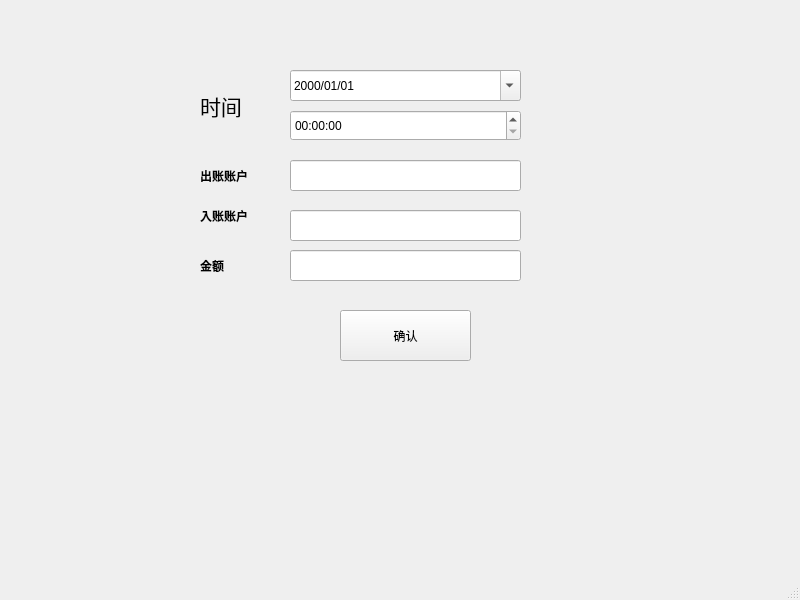
<?xml version="1.0" encoding="UTF-8"?>
<ui version="4.0">
 <class>AdministratorAddWindow</class>
 <widget class="QMainWindow" name="AdministratorAddWindow">
  <property name="geometry">
   <rect>
    <x>0</x>
    <y>0</y>
    <width>800</width>
    <height>600</height>
   </rect>
  </property>
  <property name="windowTitle">
   <string>MainWindow</string>
  </property>
  <widget class="QWidget" name="centralwidget">
   <widget class="QPushButton" name="AddButton">
    <property name="geometry">
     <rect>
      <x>340</x>
      <y>310</y>
      <width>131</width>
      <height>51</height>
     </rect>
    </property>
    <property name="text">
     <string>确认</string>
    </property>
   </widget>
   <widget class="QDateEdit" name="dateEdit">
    <property name="geometry">
     <rect>
      <x>290</x>
      <y>70</y>
      <width>231</width>
      <height>31</height>
     </rect>
    </property>
    <property name="displayFormat">
     <string>yyyy/MM/dd</string>
    </property>
    <property name="calendarPopup">
     <bool>true</bool>
    </property>
   </widget>
   <widget class="QLineEdit" name="InumEdit">
    <property name="geometry">
     <rect>
      <x>290</x>
      <y>210</y>
      <width>231</width>
      <height>31</height>
     </rect>
    </property>
   </widget>
   <widget class="QLineEdit" name="OnumEdit">
    <property name="geometry">
     <rect>
      <x>290</x>
      <y>160</y>
      <width>231</width>
      <height>31</height>
     </rect>
    </property>
   </widget>
   <widget class="QLineEdit" name="MoneyEdit">
    <property name="geometry">
     <rect>
      <x>290</x>
      <y>250</y>
      <width>231</width>
      <height>31</height>
     </rect>
    </property>
   </widget>
   <widget class="QLabel" name="TimeLabel">
    <property name="geometry">
     <rect>
      <x>200</x>
      <y>90</y>
      <width>61</width>
      <height>31</height>
     </rect>
    </property>
    <property name="font">
     <font>
      <family>微软雅黑</family>
      <pointsize>16</pointsize>
      <weight>50</weight>
      <bold>false</bold>
     </font>
    </property>
    <property name="text">
     <string>时间</string>
    </property>
   </widget>
   <widget class="QLabel" name="InumLabel">
    <property name="geometry">
     <rect>
      <x>200</x>
      <y>200</y>
      <width>61</width>
      <height>31</height>
     </rect>
    </property>
    <property name="font">
     <font>
      <family>微软雅黑</family>
      <weight>75</weight>
      <bold>true</bold>
     </font>
    </property>
    <property name="text">
     <string>入账账户</string>
    </property>
   </widget>
   <widget class="QLabel" name="OnumLabel">
    <property name="geometry">
     <rect>
      <x>200</x>
      <y>160</y>
      <width>61</width>
      <height>31</height>
     </rect>
    </property>
    <property name="font">
     <font>
      <family>微软雅黑</family>
      <weight>75</weight>
      <bold>true</bold>
     </font>
    </property>
    <property name="text">
     <string>出账账户</string>
    </property>
   </widget>
   <widget class="QLabel" name="MoneyLabel">
    <property name="geometry">
     <rect>
      <x>200</x>
      <y>250</y>
      <width>61</width>
      <height>31</height>
     </rect>
    </property>
    <property name="font">
     <font>
      <family>微软雅黑</family>
      <weight>75</weight>
      <bold>true</bold>
     </font>
    </property>
    <property name="text">
     <string>金额</string>
    </property>
   </widget>
   <widget class="QTimeEdit" name="timeEdit_2">
    <property name="geometry">
     <rect>
      <x>290</x>
      <y>110</y>
      <width>231</width>
      <height>31</height>
     </rect>
    </property>
    <property name="calendarPopup">
     <bool>true</bool>
    </property>
   </widget>
  </widget>
  <widget class="QMenuBar" name="menubar">
   <property name="geometry">
    <rect>
     <x>0</x>
     <y>0</y>
     <width>800</width>
     <height>26</height>
    </rect>
   </property>
  </widget>
  <widget class="QStatusBar" name="statusbar"/>
 </widget>
 <resources/>
 <connections/>
</ui>
